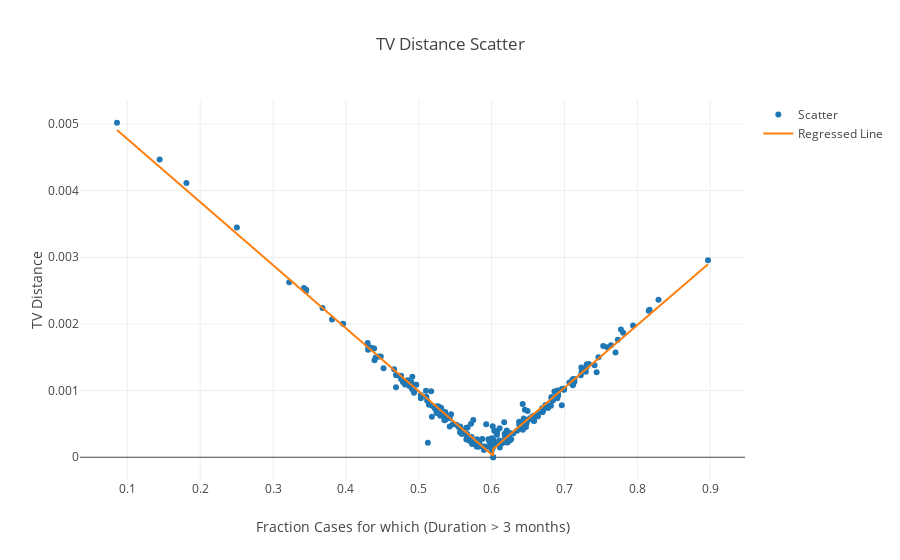
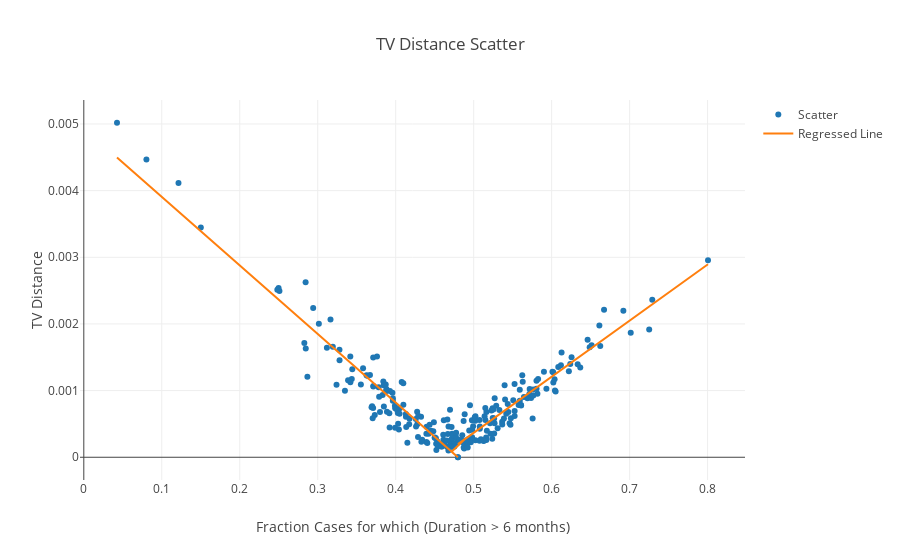
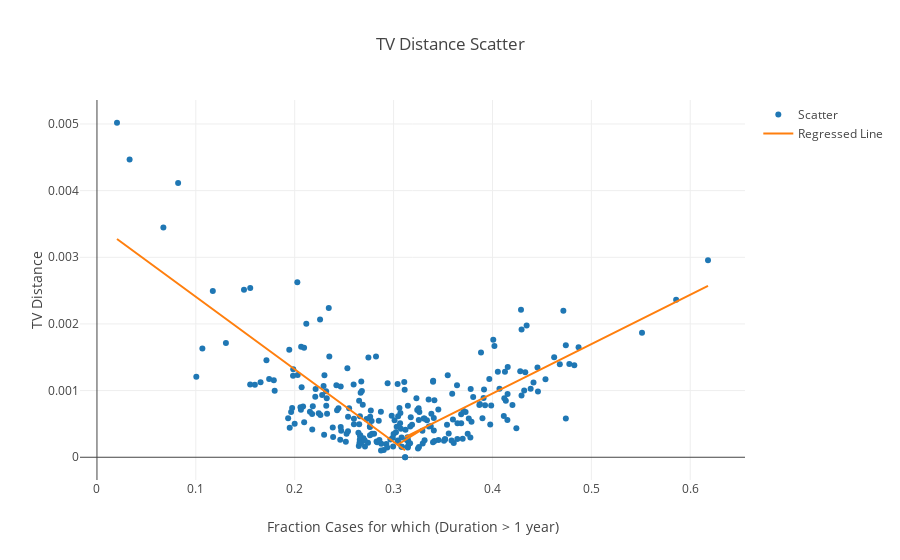

The code cell stored with these charts, in order, in its notebook:
### Code cell
df1 = pd.read_csv('TV_value_90_lesser_regress.csv')
df2 = pd.read_csv('TV_value_90_greater_regress.csv')

df = pd.concat([df1, df2])
df.reset_index(drop=True, inplace=True)
del df['Unnamed: 0']
# print (df)

trace1 = go.Scatter(
    x = df['Metric'],
    y = df['Distance_Metric'],
    mode = 'markers',
    name = 'Scatter'
)

trace2 = go.Scatter(
    x = df['Metric'],
    y = df['Regress_Output'],
    mode = 'lines',
    name = 'Regressed Line'
)

data = [trace1, trace2]

py.offline.init_notebook_mode(connected=True)

xaxis=dict(title='x Axis')

py.offline.iplot({
    "data": data,
    "layout": go.Layout(title="TV Distance Scatter", xaxis=dict(title='Fraction Cases for which (Duration > 3 months)'), yaxis=dict(title='TV Distance'))},
    image ='png',
    image_width = 1000,
    image_height = 600
)

df1 = pd.read_csv('TV_value_180_lesser_regress.csv')
df2 = pd.read_csv('TV_value_180_greater_regress.csv')

df = pd.concat([df1, df2])
df.reset_index(drop=True, inplace=True)
del df['Unnamed: 0']
# print (df)

trace1 = go.Scatter(
    x = df['Metric'],
    y = df['Distance_Metric'],
    mode = 'markers',
    name = 'Scatter'
)

trace2 = go.Scatter(
    x = df['Metric'],
    y = df['Regress_Output'],
    mode = 'lines',
    name = 'Regressed Line'
)

data = [trace1, trace2]

py.offline.init_notebook_mode(connected=True)

xaxis=dict(title='x Axis')

py.offline.iplot({
    "data": data,
    "layout": go.Layout(title="TV Distance Scatter", xaxis=dict(title='Fraction Cases for which (Duration > 6 months)'), yaxis=dict(title='TV Distance'))
})

df1 = pd.read_csv('TV_value_365_lesser_regress.csv')
df2 = pd.read_csv('TV_value_365_greater_regress.csv')

df = pd.concat([df1, df2])
df.reset_index(drop=True, inplace=True)
del df['Unnamed: 0']
# print (df)

trace1 = go.Scatter(
    x = df['Metric'],
    y = df['Distance_Metric'],
    mode = 'markers',
    name = 'Scatter'
)

trace2 = go.Scatter(
    x = df['Metric'],
    y = df['Regress_Output'],
    mode = 'lines',
    name = 'Regressed Line'
)

data = [trace1, trace2]

py.offline.init_notebook_mode(connected=True)

xaxis=dict(title='x Axis')

py.offline.iplot({
    "data": data,
    "layout": go.Layout(title="TV Distance Scatter", xaxis=dict(title='Fraction Cases for which (Duration > 1 year)'), yaxis=dict(title='TV Distance'))
})

df1 = pd.read_csv('TV_value_1095_lesser_regress.csv')
df2 = pd.read_csv('TV_value_1095_greater_regress.csv')

df = pd.concat([df1, df2])
df.reset_index(drop=True, inplace=True)
del df['Unnamed: 0']
# print (df)

trace1 = go.Scatter(
    x = df['Metric'],
    y = df['Distance_Metric'],
    mode = 'markers',
    name = 'Scatter'
)

trace2 = go.Scatter(
    x = df['Metric'],
    y = df['Regress_Output'],
    mode = 'lines',
    name = 'Regressed Line'
)

data = [trace1, trace2]

py.offline.init_notebook_mode(connected=True)

xaxis=dict(title='x Axis')

py.offline.iplot({
    "data": data,
    "layout": go.Layout(title="TV Distance Scatter", xaxis=dict(title='Fraction Cases for which (Duration > 3 years)'), yaxis=dict(title='TV Distance'))
})

### Figure 1 — Plotly figure (JSON) as saved in the notebook; plotly's stock layout.template omitted (floating-point values rounded to 4 significant figures; data arrays with more than 128 entries replaced by an {"elided": "..."} marker saying what was removed)
{"data": [{"mode": "markers", "name": "Scatter", "type": "scatter", "x": {"elided": "245 float values"}, "y": {"elided": "245 float values"}}, {"mode": "lines", "name": "Regressed Line", "type": "scatter", "x": {"elided": "245 float values"}, "y": {"elided": "245 float values"}}], "layout": {"title": "TV Distance Scatter", "xaxis": {"title": "Fraction Cases for which (Duration > 3 months)"}, "yaxis": {"title": "TV Distance"}}}

### Figure 2 — Plotly figure (JSON) as saved in the notebook; plotly's stock layout.template omitted (floating-point values rounded to 4 significant figures; data arrays with more than 128 entries replaced by an {"elided": "..."} marker saying what was removed)
{"data": [{"mode": "markers", "name": "Scatter", "type": "scatter", "x": {"elided": "245 float values"}, "y": {"elided": "245 float values"}}, {"mode": "lines", "name": "Regressed Line", "type": "scatter", "x": {"elided": "245 float values"}, "y": {"elided": "245 float values"}}], "layout": {"title": "TV Distance Scatter", "xaxis": {"title": "Fraction Cases for which (Duration > 6 months)"}, "yaxis": {"title": "TV Distance"}}}

### Figure 3 — Plotly figure (JSON) as saved in the notebook; plotly's stock layout.template omitted (floating-point values rounded to 4 significant figures; data arrays with more than 128 entries replaced by an {"elided": "..."} marker saying what was removed)
{"data": [{"mode": "markers", "name": "Scatter", "type": "scatter", "x": {"elided": "245 float values"}, "y": {"elided": "245 float values"}}, {"mode": "lines", "name": "Regressed Line", "type": "scatter", "x": {"elided": "245 float values"}, "y": {"elided": "245 float values"}}], "layout": {"title": "TV Distance Scatter", "xaxis": {"title": "Fraction Cases for which (Duration > 1 year)"}, "yaxis": {"title": "TV Distance"}}}
